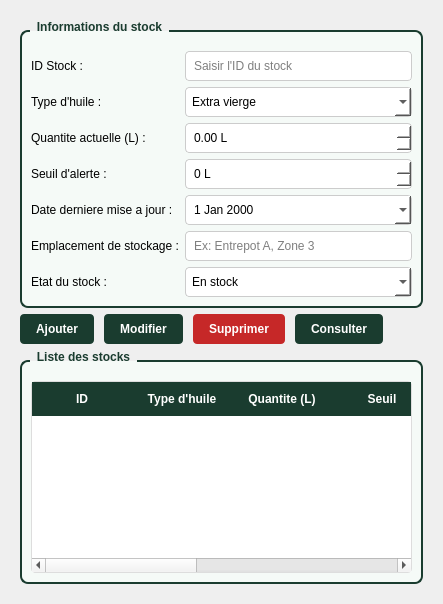
      <widget class="QWidget" name="tabGestionStock">
       <attribute name="title">
        <string>Gestion Stock</string>
       </attribute>
       <layout class="QVBoxLayout" name="verticalLayout_1">
        <property name="leftMargin">
         <number>20</number>
        </property>
        <property name="topMargin">
         <number>20</number>
        </property>
        <property name="rightMargin">
         <number>20</number>
        </property>
        <property name="bottomMargin">
         <number>20</number>
        </property>
        <item>
         <widget class="QGroupBox" name="groupInfoStock">
          <property name="styleSheet">
           <string notr="true">QGroupBox {
    font-weight: bold;
    border: 2px solid #1A3C2F;
    border-radius: 8px;
    margin-top: 10px;
    padding-top: 10px;
    background-color: #F5FAF7;
}
QGroupBox::title {
    subcontrol-origin: margin;
    left: 10px;
    padding: 0 5px;
    color: #1A3C2F;
}</string>
          </property>
          <property name="title">
           <string>Informations du stock</string>
          </property>
          <layout class="QGridLayout" name="gridLayoutInfo">
           <item row="0" column="0">
            <widget class="QLabel" name="labelIdStock">
             <property name="text">
              <string>ID Stock :</string>
             </property>
            </widget>
           </item>
           <item row="0" column="1">
            <widget class="QLineEdit" name="lineEditIdStock">
             <property name="styleSheet">
              <string notr="true">QLineEdit {
    border: 1px solid #ccc;
    border-radius: 4px;
    padding: 6px;
    background: white;
}
QLineEdit:focus {
    border: 2px solid #1A3C2F;
}</string>
             </property>
             <property name="placeholderText">
              <string>Saisir l'ID du stock</string>
             </property>
            </widget>
           </item>
           <item row="1" column="0">
            <widget class="QLabel" name="labelTypeHuile">
             <property name="text">
              <string>Type d'huile :</string>
             </property>
            </widget>
           </item>
           <item row="1" column="1">
            <widget class="QComboBox" name="comboTypeHuile">
             <property name="styleSheet">
              <string notr="true">QComboBox {
    border: 1px solid #ccc;
    border-radius: 4px;
    padding: 6px;
    background: white;
}
QComboBox:focus {
    border: 2px solid #1A3C2F;
}</string>
             </property>
             <item>
              <property name="text">
               <string>Extra vierge</string>
              </property>
             </item>
             <item>
              <property name="text">
               <string>Vierge</string>
              </property>
             </item>
             <item>
              <property name="text">
               <string>Lampante</string>
              </property>
             </item>
            </widget>
           </item>
           <item row="2" column="0">
            <widget class="QLabel" name="labelQuantite">
             <property name="text">
              <string>Quantite actuelle (L) :</string>
             </property>
            </widget>
           </item>
           <item row="2" column="1">
            <widget class="QDoubleSpinBox" name="spinQuantite">
             <property name="styleSheet">
              <string notr="true">QDoubleSpinBox {
    border: 1px solid #ccc;
    border-radius: 4px;
    padding: 6px;
    background: white;
}
QDoubleSpinBox:focus {
    border: 2px solid #1A3C2F;
}</string>
             </property>
             <property name="suffix">
              <string> L</string>
             </property>
             <property name="decimals">
              <number>2</number>
             </property>
             <property name="maximum">
              <double>100000.000000000000000</double>
             </property>
            </widget>
           </item>
           <item row="3" column="0">
            <widget class="QLabel" name="labelSeuilAlerte">
             <property name="text">
              <string>Seuil d'alerte :</string>
             </property>
            </widget>
           </item>
           <item row="3" column="1">
            <widget class="QSpinBox" name="spinSeuilAlerte">
             <property name="styleSheet">
              <string notr="true">QSpinBox {
    border: 1px solid #ccc;
    border-radius: 4px;
    padding: 6px;
    background: white;
}
QSpinBox:focus {
    border: 2px solid #1A3C2F;
}</string>
             </property>
             <property name="suffix">
              <string> L</string>
             </property>
             <property name="maximum">
              <number>10000</number>
             </property>
            </widget>
           </item>
           <item row="4" column="0">
            <widget class="QLabel" name="labelDateMaj">
             <property name="text">
              <string>Date derniere mise a jour :</string>
             </property>
            </widget>
           </item>
           <item row="4" column="1">
            <widget class="QDateEdit" name="dateEditMaj">
             <property name="styleSheet">
              <string notr="true">QDateEdit {
    border: 1px solid #ccc;
    border-radius: 4px;
    padding: 6px;
    background: white;
}
QDateEdit:focus {
    border: 2px solid #1A3C2F;
}</string>
             </property>
             <property name="calendarPopup">
              <bool>true</bool>
             </property>
            </widget>
           </item>
           <item row="5" column="0">
            <widget class="QLabel" name="labelEmplacement">
             <property name="text">
              <string>Emplacement de stockage :</string>
             </property>
            </widget>
           </item>
           <item row="5" column="1">
            <widget class="QLineEdit" name="lineEditEmplacement">
             <property name="styleSheet">
              <string notr="true">QLineEdit {
    border: 1px solid #ccc;
    border-radius: 4px;
    padding: 6px;
    background: white;
}
QLineEdit:focus {
    border: 2px solid #1A3C2F;
}</string>
             </property>
             <property name="placeholderText">
              <string>Ex: Entrepot A, Zone 3</string>
             </property>
            </widget>
           </item>
           <item row="6" column="0">
            <widget class="QLabel" name="labelEtatStock">
             <property name="text">
              <string>Etat du stock :</string>
             </property>
            </widget>
           </item>
           <item row="6" column="1">
            <widget class="QComboBox" name="comboEtatStock">
             <property name="styleSheet">
              <string notr="true">QComboBox {
    border: 1px solid #ccc;
    border-radius: 4px;
    padding: 6px;
    background: white;
}
QComboBox:focus {
    border: 2px solid #1A3C2F;
}</string>
             </property>
             <item>
              <property name="text">
               <string>En stock</string>
              </property>
             </item>
             <item>
              <property name="text">
               <string>Stock faible</string>
              </property>
             </item>
             <item>
              <property name="text">
               <string>Rupture</string>
              </property>
             </item>
            </widget>
           </item>
          </layout>
         </widget>
        </item>
        <item>
         <layout class="QHBoxLayout" name="layoutBtnCRUD">
          <property name="spacing">
           <number>10</number>
          </property>
          <item>
           <widget class="QPushButton" name="btnAjouter">
            <property name="styleSheet">
             <string notr="true">QPushButton {
    background-color: #1A3C2F;
    color: white;
    border: none;
    padding: 8px 16px;
    border-radius: 4px;
    font-weight: bold;
}
QPushButton:hover {
    background-color: #234D3D;
}
QPushButton:pressed {
    background-color: #0F2A1F;
}</string>
            </property>
            <property name="text">
             <string>Ajouter</string>
            </property>
           </widget>
          </item>
          <item>
           <widget class="QPushButton" name="btnModifier">
            <property name="styleSheet">
             <string notr="true">QPushButton {
    background-color: #1A3C2F;
    color: white;
    border: none;
    padding: 8px 16px;
    border-radius: 4px;
    font-weight: bold;
}
QPushButton:hover {
    background-color: #234D3D;
}
QPushButton:pressed {
    background-color: #0F2A1F;
}</string>
            </property>
            <property name="text">
             <string>Modifier</string>
            </property>
           </widget>
          </item>
          <item>
           <widget class="QPushButton" name="btnSupprimer">
            <property name="styleSheet">
             <string notr="true">QPushButton {
    background-color: #c62828;
    color: white;
    border: none;
    padding: 8px 16px;
    border-radius: 4px;
    font-weight: bold;
}
QPushButton:hover {
    background-color: #d32f2f;
}
QPushButton:pressed {
    background-color: #b71c1c;
}</string>
            </property>
            <property name="text">
             <string>Supprimer</string>
            </property>
           </widget>
          </item>
          <item>
           <widget class="QPushButton" name="btnConsulter">
            <property name="styleSheet">
             <string notr="true">QPushButton {
    background-color: #1A3C2F;
    color: white;
    border: none;
    padding: 8px 16px;
    border-radius: 4px;
    font-weight: bold;
}
QPushButton:hover {
    background-color: #234D3D;
}
QPushButton:pressed {
    background-color: #0F2A1F;
}</string>
            </property>
            <property name="text">
             <string>Consulter</string>
            </property>
           </widget>
          </item>
          <item>
           <spacer name="horizontalSpacer_1">
            <property name="orientation">
             <enum>Qt::Orientation::Horizontal</enum>
            </property>
            <property name="sizeHint" stdset="0">
             <size>
              <width>40</width>
              <height>20</height>
             </size>
            </property>
           </spacer>
          </item>
         </layout>
        </item>
        <item>
         <widget class="QGroupBox" name="groupTableStocks">
          <property name="styleSheet">
           <string notr="true">QGroupBox {
    font-weight: bold;
    border: 2px solid #1A3C2F;
    border-radius: 8px;
    margin-top: 10px;
    padding-top: 10px;
    background-color: #F5FAF7;
}
QGroupBox::title {
    subcontrol-origin: margin;
    left: 10px;
    padding: 0 5px;
    color: #1A3C2F;
}</string>
          </property>
          <property name="title">
           <string>Liste des stocks</string>
          </property>
          <layout class="QVBoxLayout" name="verticalLayout_table">
           <item>
            <widget class="QTableWidget" name="tableStocks">
             <property name="styleSheet">
              <string notr="true">QTableWidget {
    border: 1px solid #ddd;
    border-radius: 4px;
    gridline-color: #e0e0e0;
}
QTableWidget::item:selected {
    background-color: #D0E5DC;
    color: black;
}
QHeaderView::section {
    background-color: #1A3C2F;
    color: white;
    padding: 8px;
    border: none;
    font-weight: bold;
}</string>
             </property>
             <property name="alternatingRowColors">
              <bool>true</bool>
             </property>
             <property name="selectionBehavior">
              <enum>QAbstractItemView::SelectionBehavior::SelectRows</enum>
             </property>
             <column>
              <property name="text">
               <string>ID</string>
              </property>
             </column>
             <column>
              <property name="text">
               <string>Type d'huile</string>
              </property>
             </column>
             <column>
              <property name="text">
               <string>Quantite (L)</string>
              </property>
             </column>
             <column>
              <property name="text">
               <string>Seuil</string>
              </property>
             </column>
             <column>
              <property name="text">
               <string>Date MAJ</string>
              </property>
             </column>
             <column>
              <property name="text">
               <string>Emplacement</string>
              </property>
             </column>
             <column>
              <property name="text">
               <string>Etat</string>
              </property>
             </column>
            </widget>
           </item>
          </layout>
         </widget>
        </item>
       </layout>
      </widget>
